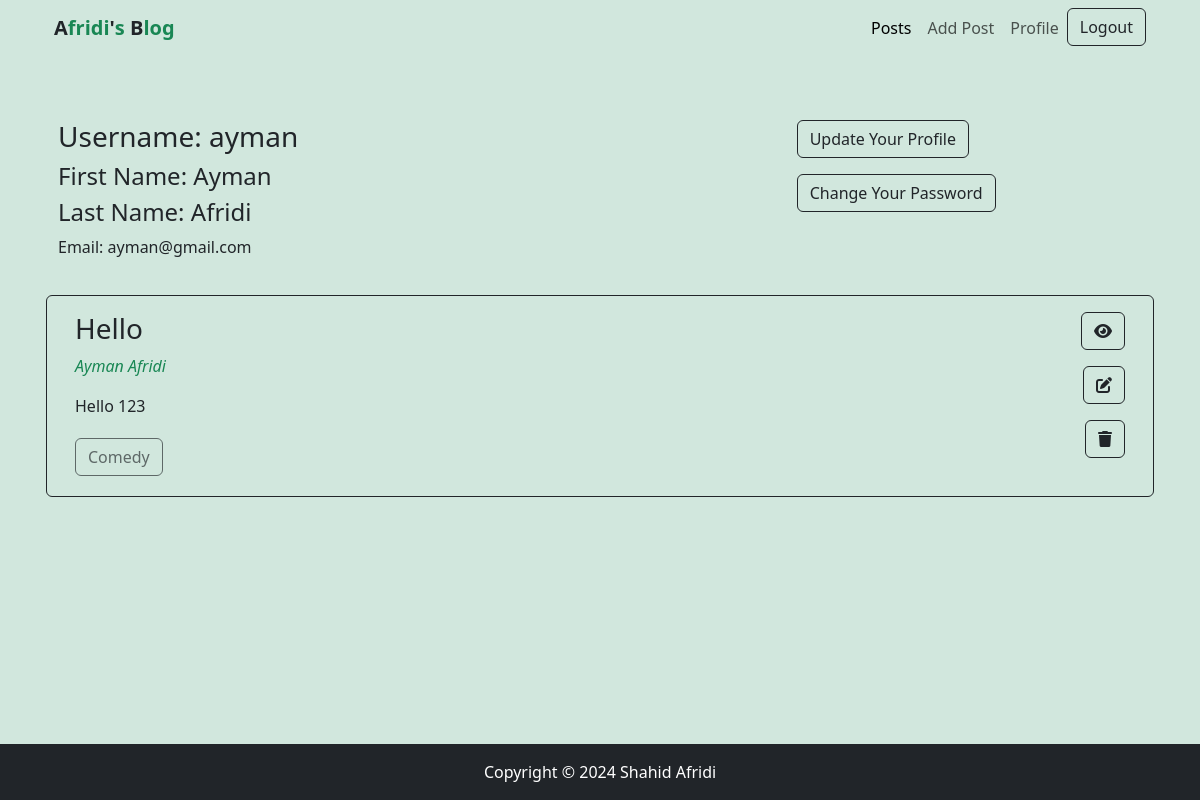
Before: /authors/profile/ (signed in) with the older database file.
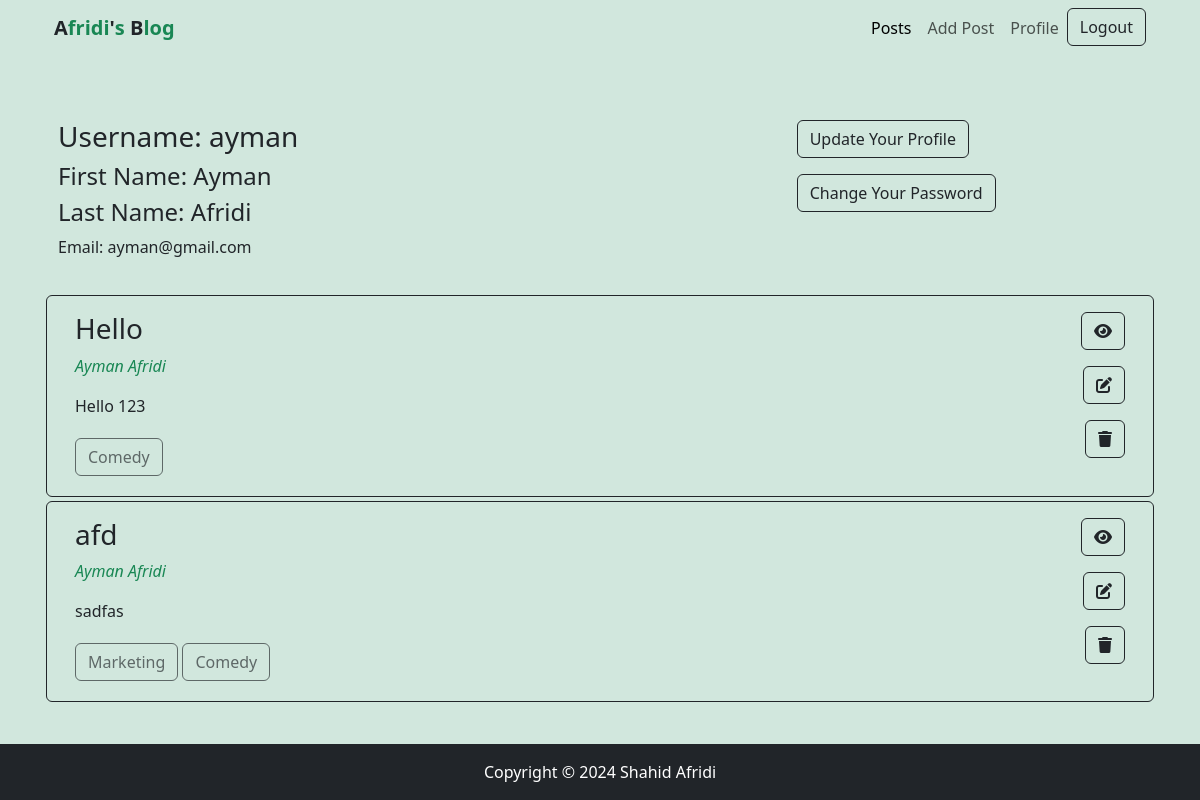
After: the same page with the newer database file.
### posts/models.py (models this page shows)
class Post(models.Model):
    title = models.CharField(max_length=255)
    content = models.TextField()
    category = models.ManyToManyField(Category)
    author = models.ForeignKey(User, on_delete=models.CASCADE)
    image = models.ImageField(upload_to='posts/uploads/', blank=True, null=True)

### categories/models.py (models this page shows)
class Category(models.Model):
    name = models.CharField(max_length=100)
    slug = models.SlugField(max_length=100, unique=True, null=True, blank=True)
    def __str__(self) -> str:
        return self.name

### authors/views.py (the view)
# urls.py: path('profile/', views.userProfile, name='profile'),
@login_required(login_url='login')
def userProfile(request):
    posts = Post.objects.filter(author=request.user)
    context = {
        'posts' : posts
    }
    return render(request, 'authors/profile.html', context)

### authors/templates/authors/profile.html
{% extends "base.html" %}
{% block content %}
<div class="row mt-5 p-3">
    <div class="col-md-8">
        <h3>Username: {{request.user}}</h3>
        <h4>First Name: {{request.user.first_name}}</h4>
        <h4>Last Name: {{request.user.last_name}}</h4>
        <p>Email: {{request.user.email}}</p>
    </div>
    <div class="col-md-4">
        <p><a class="btn btn-outline-dark" href="{% url "update_profile" %}">Update Your Profile</a></p>
        <p><a class="btn btn-outline-dark" href="{% url "change_password" %}">Change Your Password</a></p>
    </div>
</div>
<div>
{% for post in posts %}
<div>
    <div class="p-3 border border-dark rounded m-1 row d-flex ">
        <div class="col-md-10">
            <h3 class="">{{post.title}}</h3>
            <p class=''><a class="text-decoration-none text-success fst-italic" href="{% url "profile" %}">{{post.author.first_name}} {{post.author.last_name}}</a></p>
            <P>{{post.content}}</P>
            <div>
                {% for c in post.category.all %}
                    <button class="btn btn-outline-dark my-1" disabled>{{c}}</button>
                {% endfor %}
            </div>
        </div>
        <div class="col-md-2 text-end">
                <p><a class="btn btn-outline-dark" href=""><i class="fa fa-eye"></i></a></p>
                <p><a class="btn btn-outline-dark" href="{% url "update_post" post.id %}"><i class="fa fa-edit"></i></a></p>
                <p><a class="btn btn-outline-dark" href="{% url "delete_post" post.id %}"><i class="fa fa-trash"></i></a></p>
        </div>
    </div>
</div>
{% endfor %}
</div>
{% endblock content %}

Changed rows visible on the page:
added Post: title "afd", author.first_name "Ayman", author.last_name "Afridi", content "sadfas", Category (name "Comedy")
now on this page (row unchanged): Category: name "Marketing", shown under "afd"
